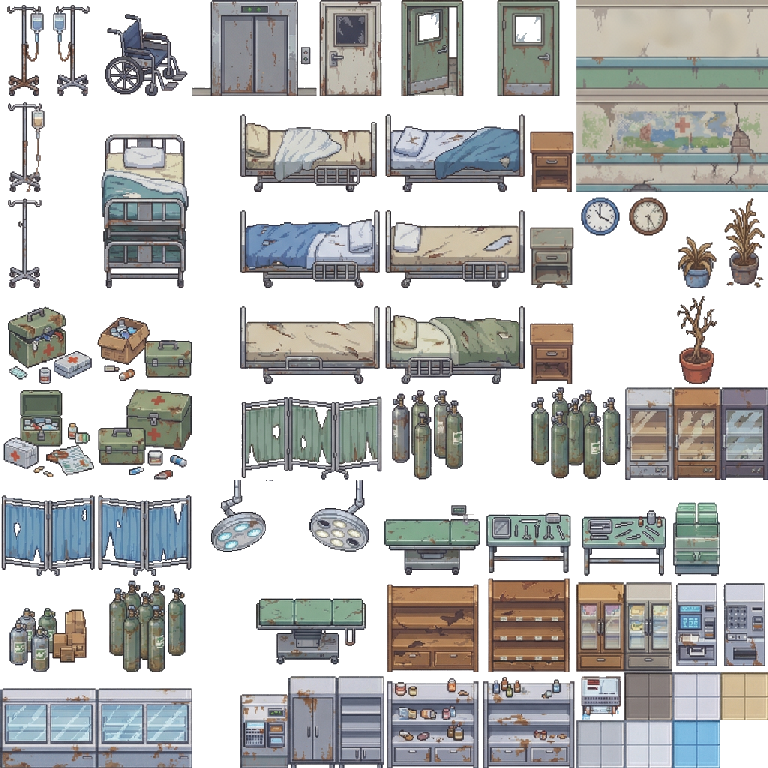
#> input picture CuteSCKR_uncut/Abandoned Hospital Tileset/1.png, 768 x 768 px
$ python -i sprite_alpha_tools.py   (imports and definitions only)
#> lines starting #> are read from the running program, lines starting #| are printed output that depends on the picture; after the words box and inside, x2 and y2 are one past the last pixel; in counts of white or black regions, pixels touching at a corner belong together
#> further down, picture is the input picture: PIL image 768x768 RGBA; mean R, G, B, A 188.7, 188.8, 187.5, 142.5
#!/usr/bin/env python3
"""Alpha extraction and refinement helpers for sprite frames."""
from __future__ import annotations

import logging
from pathlib import Path
from typing import Tuple

import numpy as np
from PIL import Image, ImageFilter


# [29 lines left out: function extract_dual_background_alpha, not called in this run]


def refine_alpha_edges(
    img: Image.Image,
    radius: int = 1,
    strength: float = 0.65,
) -> Image.Image:
    """Refine matte edges with a native, deterministic edge-aware alpha pass."""
#> called with radius = 1, strength = 0.65
    base = img.convert("RGBA")
    radius = max(0, int(radius))
    strength = max(0.0, min(1.0, float(strength)))
    if radius <= 0 or strength <= 0:
        return base

    alpha = base.getchannel("A")
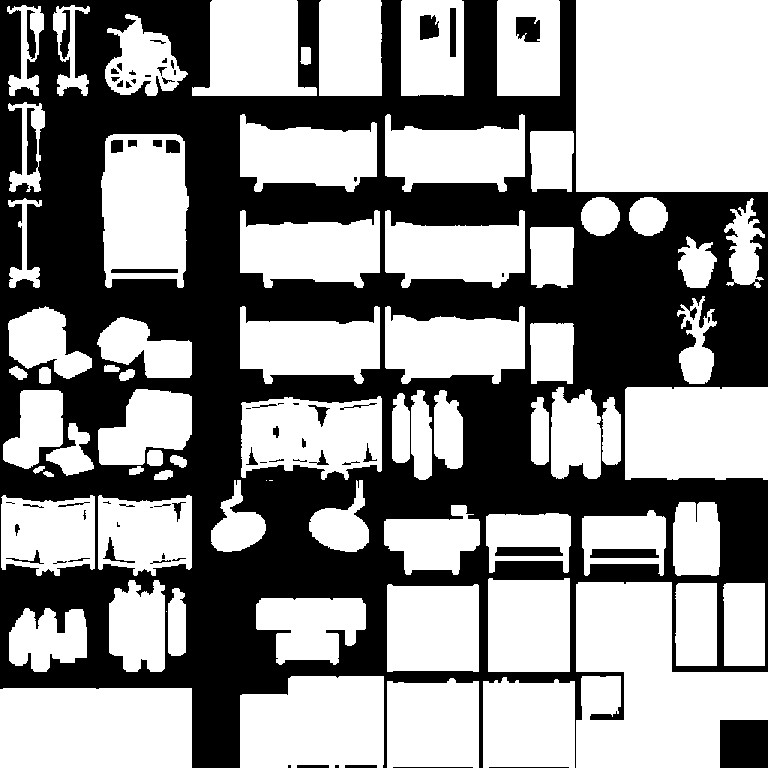
#> alpha: PIL image 768x768 L; 55.9% white; 70 black regions (20 under 20 px), largest, box (x1, y1, x2, y2) and area: (0, 0, 768, 768) 252023, (720, 720, 768, 768) 2304, (590, 549, 659, 558) 591
    alpha_arr = np.asarray(alpha).astype(np.float32) / 255.0
    foreground = alpha_arr >= 0.98
    background = alpha_arr <= 0.02

    edge = np.asarray(alpha.filter(ImageFilter.FIND_EDGES)) > 0
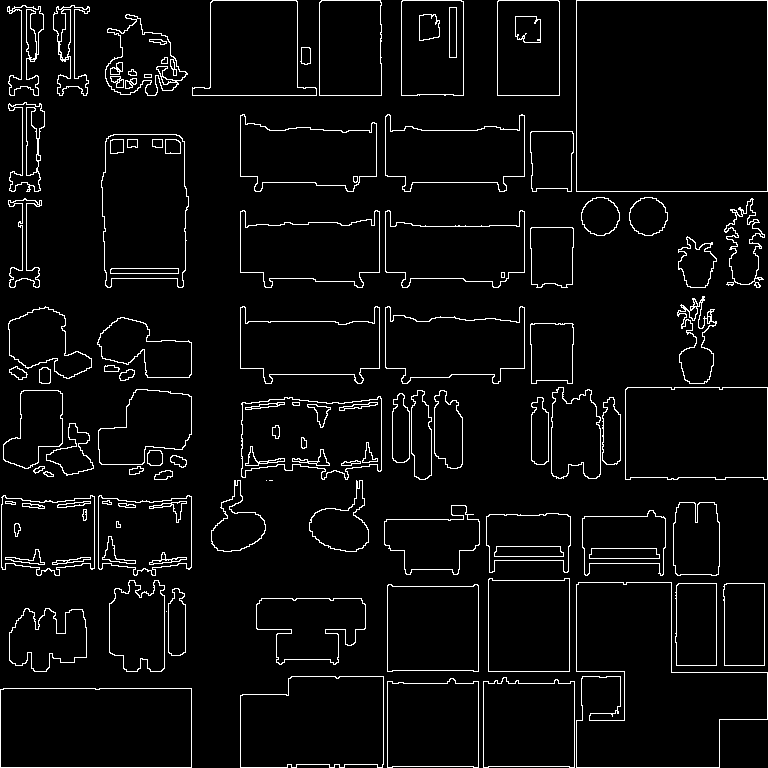
#> edge: shape (768, 768) bool; 4.5% white in thin lines or dots
    if radius > 1:
        edge_img = Image.fromarray(edge.astype(np.uint8) * 255, mode="L").filter(ImageFilter.MaxFilter(radius * 2 + 1))
        edge = np.asarray(edge_img) > 0

    soft_band = (alpha_arr > 0.02) & (alpha_arr < 0.98)
#> soft_band: shape (768, 768) bool; every value is 0
    visible_band = np.asarray(alpha.filter(ImageFilter.MaxFilter(radius * 2 + 1))) > 0
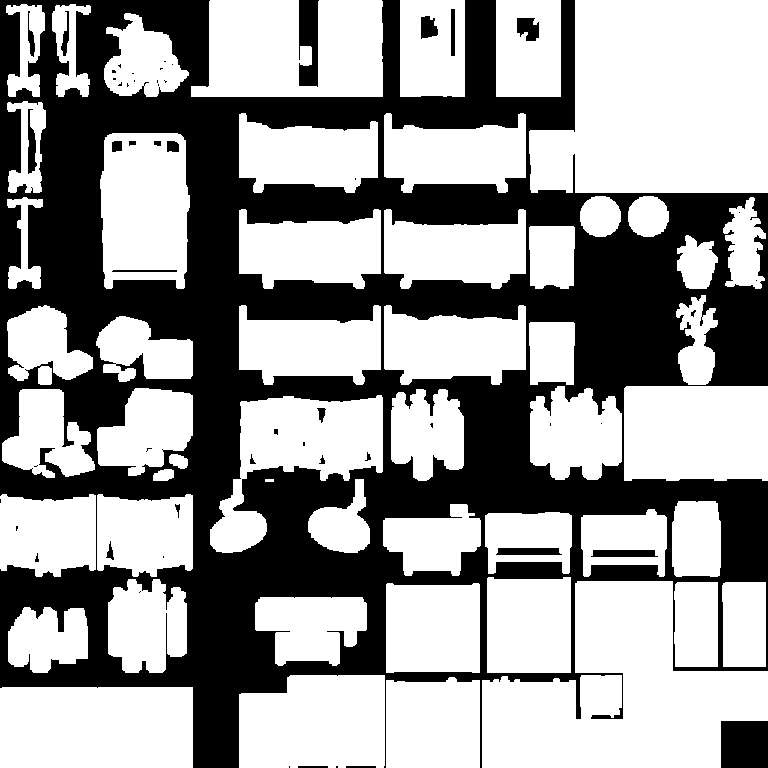
#> visible_band: shape (768, 768) bool; 60% white; 55 black regions (29 under 20 px), largest, box (x1, y1, x2, y2) and area: (0, 0, 768, 768) 228655, (721, 721, 768, 768) 2209, (299, 0, 319, 87) 1400
    edit_mask = edge | soft_band | (visible_band & ~foreground)
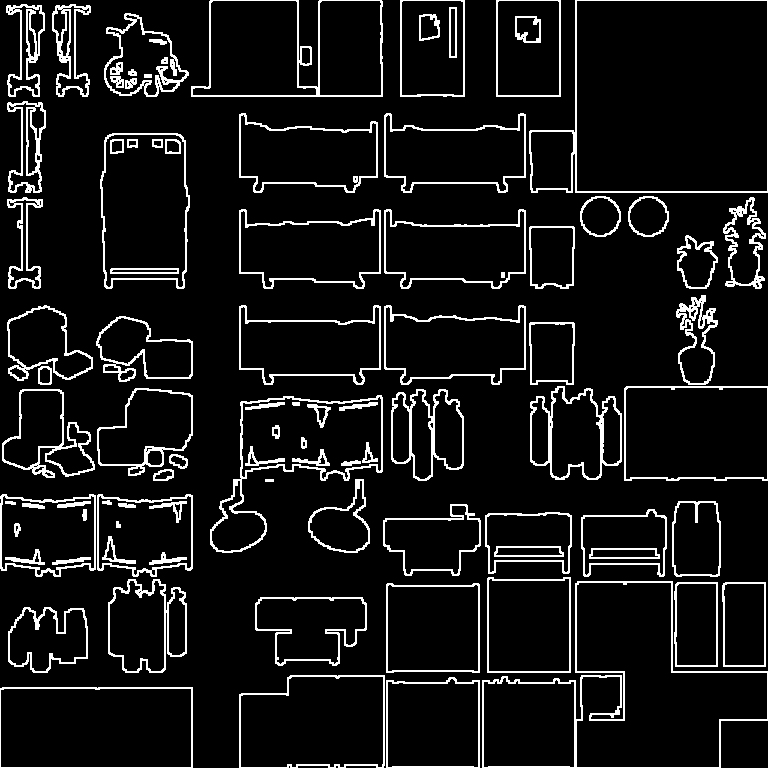
#> edit_mask: shape (768, 768) bool; 8.6% white in thin lines or dots
    gaussian_smooth = np.asarray(alpha.filter(ImageFilter.GaussianBlur(radius))).astype(np.float32) / 255.0
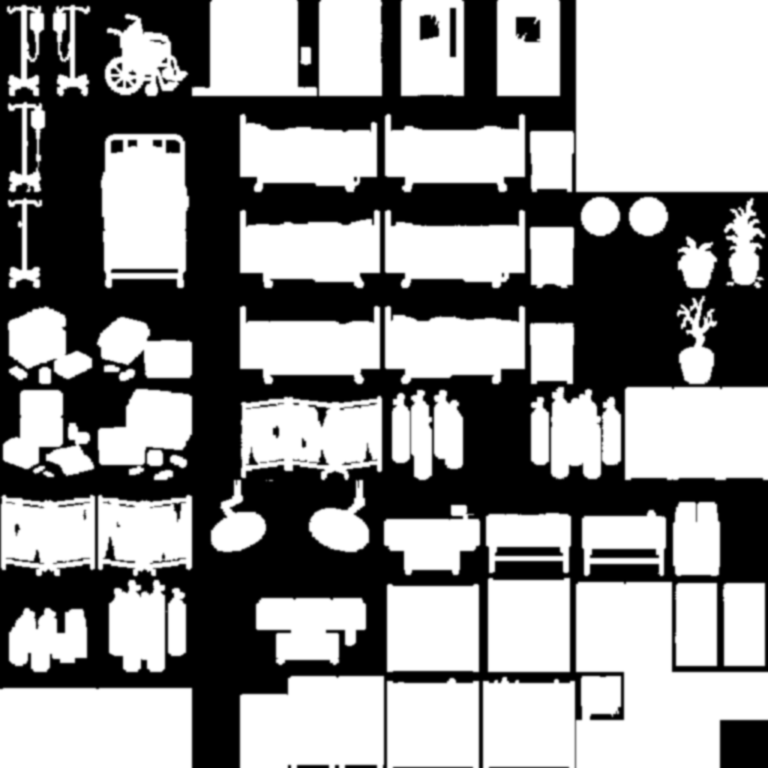
#> gaussian_smooth: shape (768, 768) float32; min 0, max 1, mean 0.559

    try:
        import cv2  # type: ignore

        bilateral = cv2.bilateralFilter(
            alpha_arr.astype(np.float32),
            d=max(3, radius * 2 + 1),
            sigmaColor=0.14,
            sigmaSpace=max(1.0, float(radius * 2)),
        )
        smooth = bilateral * 0.65 + gaussian_smooth * 0.35
    except Exception as exc:
        logging.getLogger(__name__).debug("OpenCV unavailable for bilateral alpha refinement; Gaussian fallback will be used: %s", exc)
        smooth = gaussian_smooth

    refined = alpha_arr.copy()
    refined[edit_mask] = alpha_arr[edit_mask] * (1.0 - strength) + smooth[edit_mask] * strength
#> refined: shape (768, 768) float32; min 0, max 1, mean 0.559
    refined[foreground & ~edge] = np.maximum(refined[foreground & ~edge], alpha_arr[foreground & ~edge])
    far_background = background & ~edge & ~visible_band
    refined[far_background] = np.minimum(refined[far_background], alpha_arr[far_background])

    out = base.copy()
    out.putalpha(Image.fromarray((np.clip(refined, 0.0, 1.0) * 255.0 + 0.5).astype(np.uint8), mode="L"))
    return out


def rgba_to_rgb_alpha(img: Image.Image) -> Tuple[np.ndarray, np.ndarray]:
    arr = np.asarray(img.convert("RGBA"))
    return arr[:, :, :3], arr[:, :, 3]


# [5 lines left out: function save_dual_background_alpha, not called in this run]

>>> from PIL import Image
>>> picture = Image.open('../../CuteSCKR_uncut/Abandoned Hospital Tileset/1.png')
>>> result = refine_alpha_edges(picture)

$ run again, on CuteSCKR_uncut/Abandoned Hospital Tileset/2.png
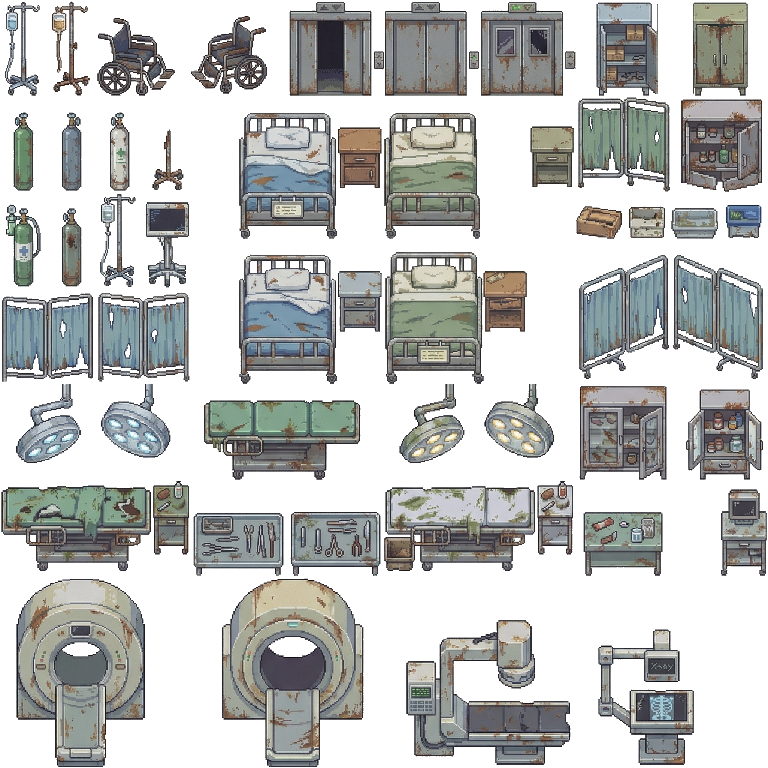
#> input picture CuteSCKR_uncut/Abandoned Hospital Tileset/2.png, 768 x 768 px
#> picture is the input picture: PIL image 768x768 RGBA; mean R, G, B, A 182.1, 183.5, 182, 125.3
#> in refine_alpha_edges, `alpha = base.getchannel("A")`:
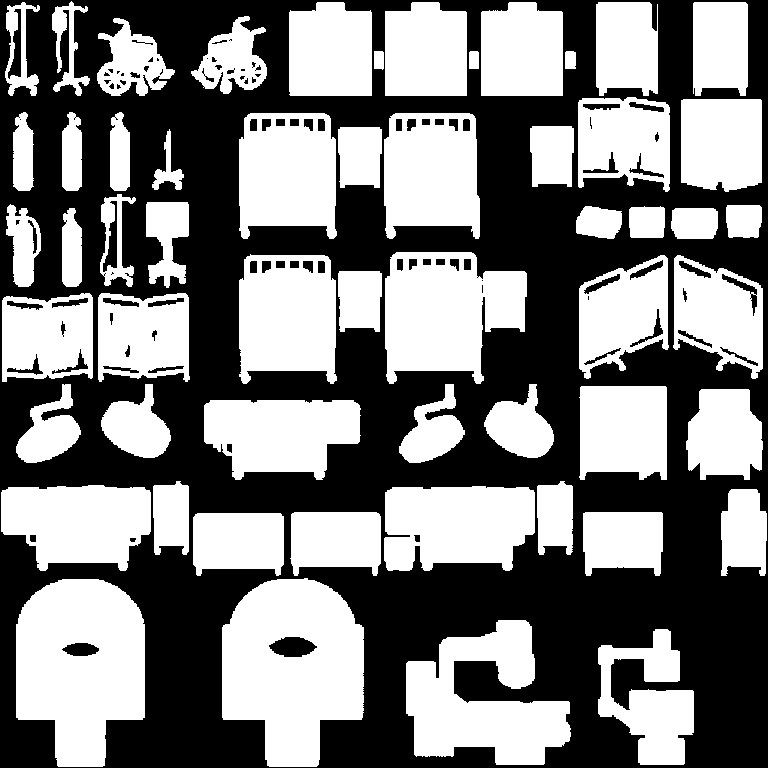
#> alpha: PIL image 768x768 L; 49.2% white; 56 white regions, largest, box (x1, y1, x2, y2) and area: (222, 578, 364, 767) 19894, (16, 579, 145, 767) 18852, (406, 620, 571, 765) 14161
#> edge: shape (768, 768) bool; 4.3% white in thin lines or dots
#> soft_band: shape (768, 768) bool; every value is 0
#> visible_band: shape (768, 768) bool; 53.4% white; 121 black regions (74 under 20 px), largest, box (x1, y1, x2, y2) and area: (0, 0, 768, 768) 271262, (271, 638, 314, 656) 554, (9, 10, 20, 76) 281
#> edit_mask: shape (768, 768) bool; 8.5% white in thin lines or dots
#> in refine_alpha_edges, `gaussian_smooth = np.asarray(alpha.filter(ImageFilter.GaussianBlur(rad..`:
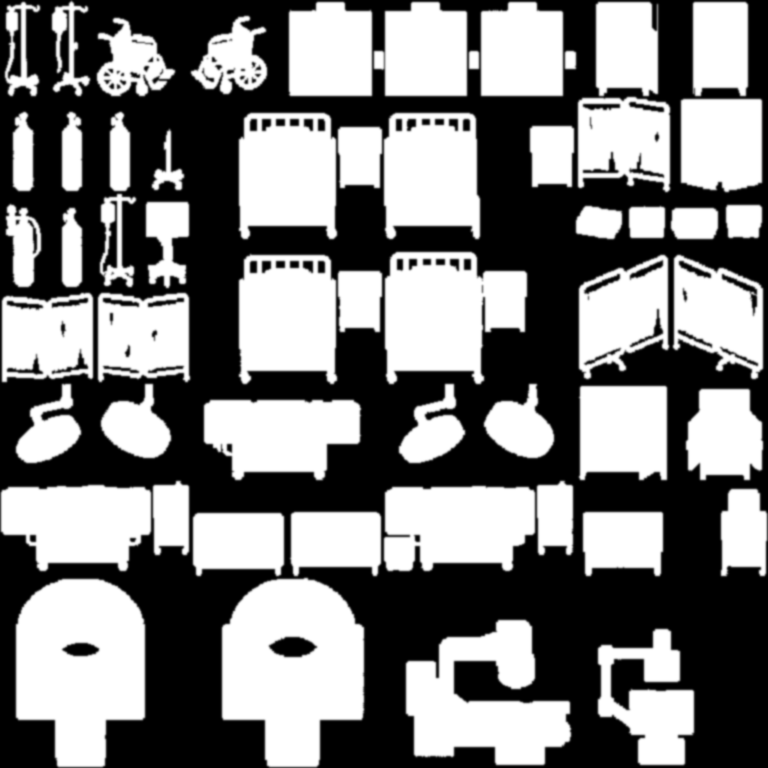
#> gaussian_smooth: shape (768, 768) float32; min 0, max 1, mean 0.491
#> refined: shape (768, 768) float32; min 0, max 1, mean 0.492

$ run again, on CuteSCKR_uncut/Abandoned Hospital Tileset/3.png
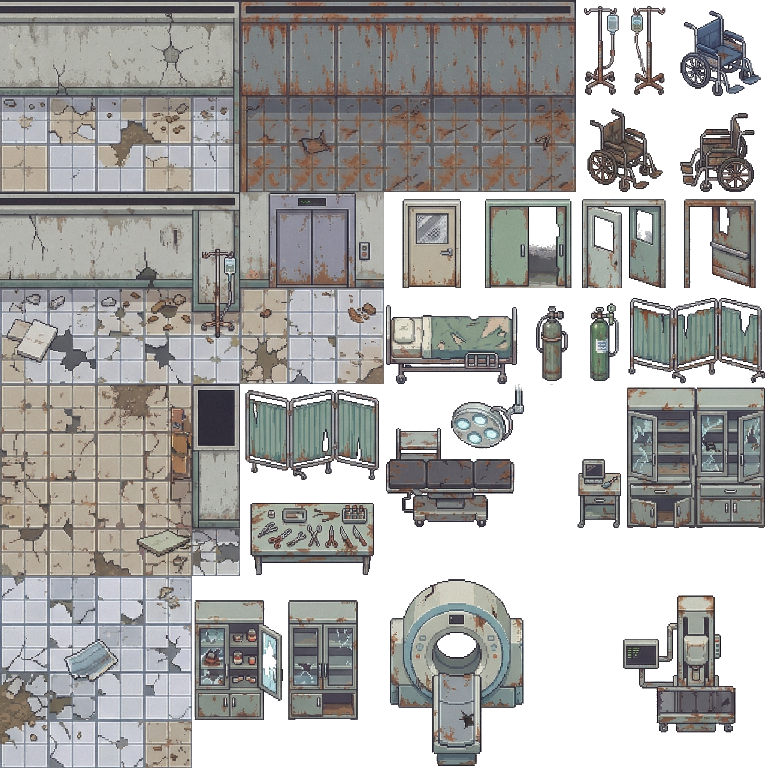
#> input picture CuteSCKR_uncut/Abandoned Hospital Tileset/3.png, 768 x 768 px
#> picture is the input picture: PIL image 768x768 RGBA; mean R, G, B, A 171.7, 170.6, 168.8, 178.6
#> in refine_alpha_edges, `alpha = base.getchannel("A")`:
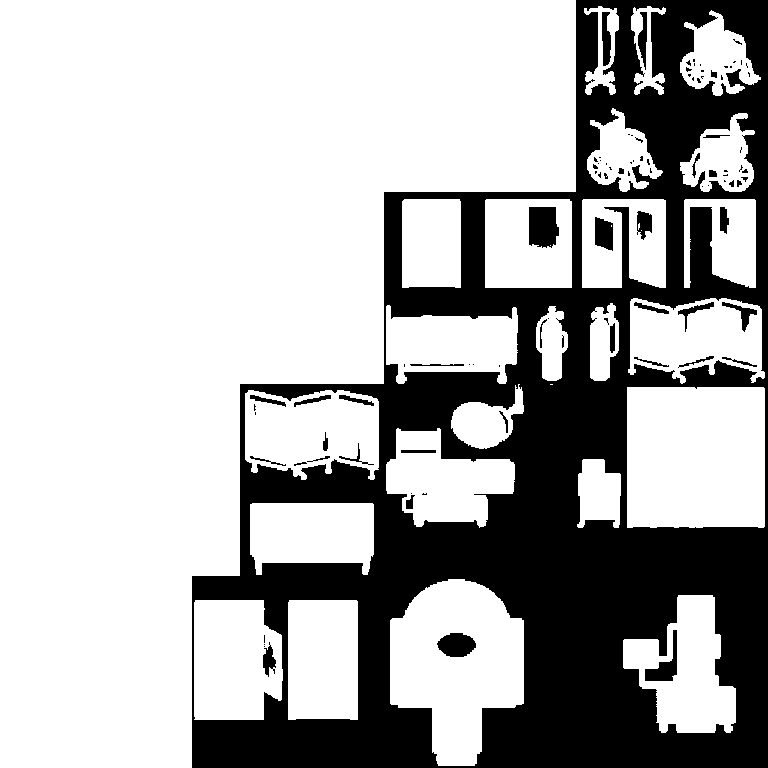
#> alpha: PIL image 768x768 L; 70% white; 97 black regions (59 under 20 px), largest, box (x1, y1, x2, y2) and area: (192, 0, 768, 768) 169608, (529, 207, 559, 248) 1082, (437, 633, 476, 657) 706
#> edge: shape (768, 768) bool; 2.9% white in thin lines or dots
#> soft_band: shape (768, 768) bool; every value is 0
#> visible_band: shape (768, 768) bool; 72.5% white; 47 black regions (24 under 20 px), largest, box (x1, y1, x2, y2) and area: (193, 0, 768, 768) 158013, (530, 208, 558, 246) 929, (439, 634, 475, 656) 584
#> edit_mask: shape (768, 768) bool; 5.4% white in thin lines or dots
#> in refine_alpha_edges, `gaussian_smooth = np.asarray(alpha.filter(ImageFilter.GaussianBlur(rad..`:
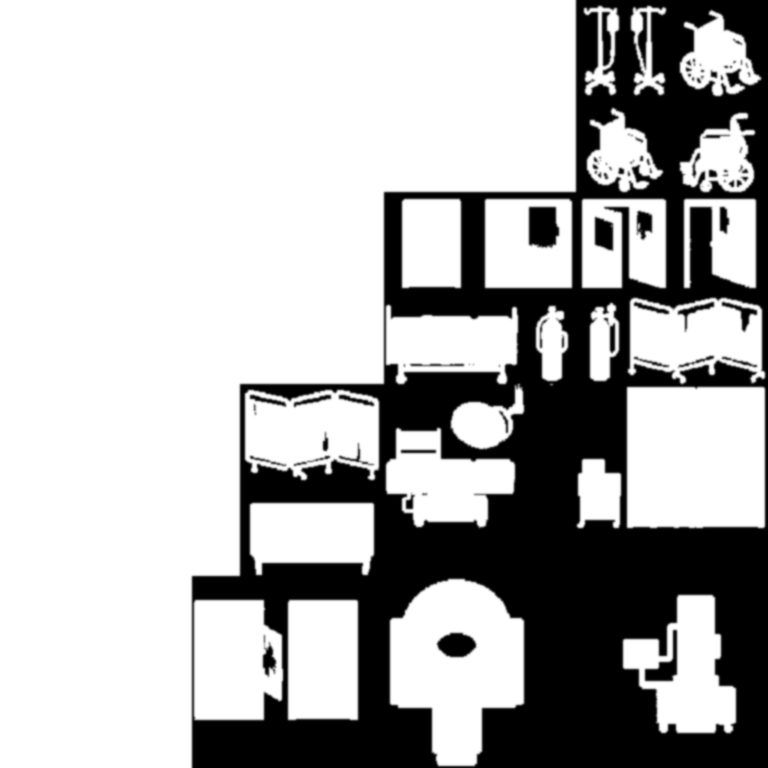
#> gaussian_smooth: shape (768, 768) float32; min 0, max 1, mean 0.7
#> refined: shape (768, 768) float32; min 0, max 1, mean 0.7
